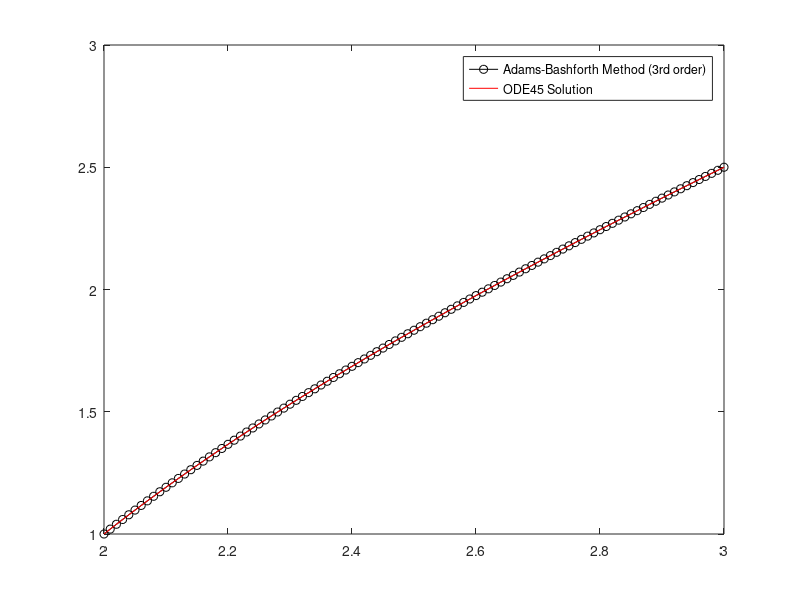

Write MATLAB code to recreate this figure.
% Define the function f(x, y) representing the differential equation
f = @(x, y) 1 + (x - y)^2;

% Initial conditions
x(1) = 2;
y(1) = 1;

% Step size
h = 0.01;

% Number of iterations
n = 1 / h;

% Perform the first two iterations using forward Euler method
for i = 1:2
    y(i + 1) = y(i) + h * f(x(i), y(i)); % Forward Euler method
    x(i + 1) = x(i) + h;
end

% Perform the remaining iterations using the 3rd order Adams-Bashforth method
for i = 3:n
    % 3rd order Adams-Bashforth formula
    y(i + 1) = y(i) + (h / 12) * (23 * f(x(i), y(i)) - 16 * f(x(i - 1), y(i - 1)) + 5 * f(x(i - 2), y(i - 2)));
    x(i + 1) = x(i) + h;
end

% Print the final solution
fprintf("y(%f) = %f \n", x(end), y(end))

% Plot the results of the Adams-Bashforth method
plot(x, y, '-ok')
hold on;

% Solve the same differential equation using ODE45 for comparison
xspan = [2 3];
y0 = 1;
[x, y] = ode45(@(x, y) 1 + (x - y)^2, xspan, y0);

% Plot the results of ODE45
plot(x, y, 'r')

% Add legend to the plot
legend({'Adams-Bashforth Method (3rd order)', 'ODE45 Solution'})